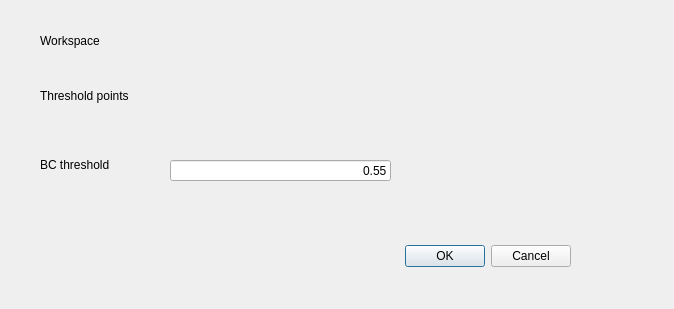
<?xml version="1.0" encoding="UTF-8"?>
<ui version="4.0">
 <class>SARFloodATDialogBase</class>
 <widget class="QDialog" name="SARFloodATDialogBase">
  <property name="geometry">
   <rect>
    <x>0</x>
    <y>0</y>
    <width>674</width>
    <height>309</height>
   </rect>
  </property>
  <property name="windowTitle">
   <string>Outlier filtering</string>
  </property>
  <widget class="QDialogButtonBox" name="button_box">
   <property name="geometry">
    <rect>
     <x>230</x>
     <y>240</y>
     <width>341</width>
     <height>32</height>
    </rect>
   </property>
   <property name="orientation">
    <enum>Qt::Horizontal</enum>
   </property>
   <property name="standardButtons">
    <set>QDialogButtonBox::Cancel|QDialogButtonBox::Ok</set>
   </property>
  </widget>
  <widget class="QLabel" name="label">
   <property name="geometry">
    <rect>
     <x>40</x>
     <y>20</y>
     <width>121</width>
     <height>41</height>
    </rect>
   </property>
   <property name="text">
    <string>Workspace</string>
   </property>
  </widget>
  <widget class="QLabel" name="label_3">
   <property name="geometry">
    <rect>
     <x>40</x>
     <y>70</y>
     <width>131</width>
     <height>51</height>
    </rect>
   </property>
   <property name="text">
    <string>Threshold points</string>
   </property>
  </widget>
  <widget class="QLineEdit" name="mBC">
   <property name="geometry">
    <rect>
     <x>170</x>
     <y>160</y>
     <width>221</width>
     <height>21</height>
    </rect>
   </property>
   <property name="text">
    <string>0.55</string>
   </property>
   <property name="alignment">
    <set>Qt::AlignRight|Qt::AlignTrailing|Qt::AlignVCenter</set>
   </property>
   <property name="placeholderText">
    <string/>
   </property>
  </widget>
  <widget class="QLabel" name="label_5">
   <property name="geometry">
    <rect>
     <x>40</x>
     <y>140</y>
     <width>131</width>
     <height>49</height>
    </rect>
   </property>
   <property name="text">
    <string>BC threshold</string>
   </property>
  </widget>
  <widget class="QgsFileWidget" name="mWorkspace">
   <property name="geometry">
    <rect>
     <x>170</x>
     <y>-10</y>
     <width>441</width>
     <height>101</height>
    </rect>
   </property>
   <property name="storageMode">
    <enum>QgsFileWidget::GetDirectory</enum>
   </property>
  </widget>
  <widget class="QgsFileWidget" name="mThresholdPoints">
   <property name="geometry">
    <rect>
     <x>170</x>
     <y>70</y>
     <width>439</width>
     <height>57</height>
    </rect>
   </property>
   <property name="storageMode">
    <enum>QgsFileWidget::GetMultipleFiles</enum>
   </property>
  </widget>
 </widget>
 <customwidgets>
  <customwidget>
   <class>QgsFileWidget</class>
   <extends>QWidget</extends>
   <header>qgsfilewidget.h</header>
  </customwidget>
 </customwidgets>
 <resources/>
 <connections>
  <connection>
   <sender>button_box</sender>
   <signal>accepted()</signal>
   <receiver>SARFloodATDialogBase</receiver>
   <slot>accept()</slot>
   <hints>
    <hint type="sourcelabel">
     <x>20</x>
     <y>20</y>
    </hint>
    <hint type="destinationlabel">
     <x>20</x>
     <y>20</y>
    </hint>
   </hints>
  </connection>
  <connection>
   <sender>button_box</sender>
   <signal>rejected()</signal>
   <receiver>SARFloodATDialogBase</receiver>
   <slot>reject()</slot>
   <hints>
    <hint type="sourcelabel">
     <x>20</x>
     <y>20</y>
    </hint>
    <hint type="destinationlabel">
     <x>20</x>
     <y>20</y>
    </hint>
   </hints>
  </connection>
 </connections>
</ui>
